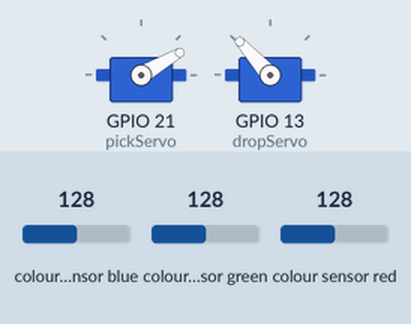
The sketch below on a simulated ESP32. Shown: 2 × servo. Wiring (inferred from the names in the program): TCS3200 colour sensor: output GPIO 18; S2 GPIO 5; S3 GPIO 19; S0 GPIO 4; S1 GPIO 2. Inputs (shaded band) come from the test bench; at power-on: colour sensor green 128, colour sensor blue 128, colour sensor red 128. What the sketch prints to the serial monitor is not drawn.

Above: at 1.2 s.
1.3 s: colour sensor green set to 5
At 1.7 s:
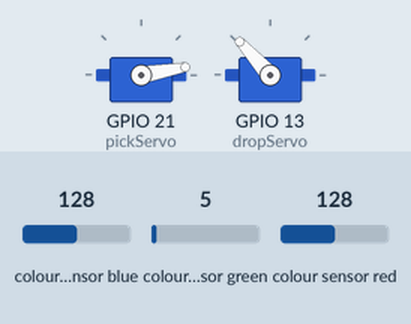
4.3 s: colour sensor green set to 105
7.3 s: colour sensor green set to 112
At 8.6 s:
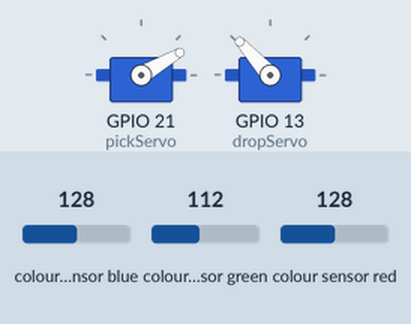
10.3 s: colour sensor green set to 22
At 11.9 s:
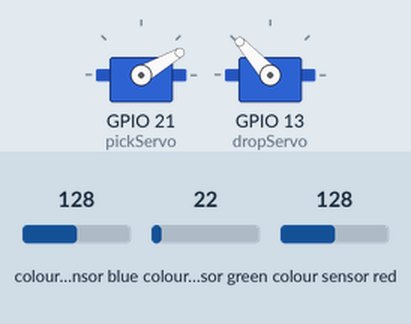
12.2 s: colour sensor green set to 128
At 13.5 s:
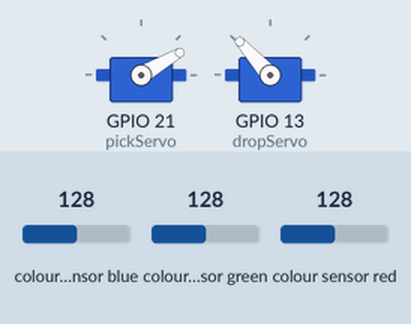
Timing chart, 0 to 16.2 s (numbered marks = the images above; inputs shaded):
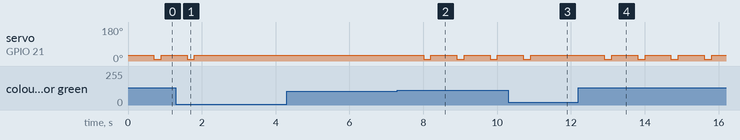

Measured:
- the behaviour switches between 107 and 108 on colour sensor green (found by bisection; images 1 and 2)
- after the input at 1.3 s, servo on GPIO 21 (pickServo): goes on until 1.8 s, then stays 30°
- after the input at 4.3 s, every drawn part: stays the same
- after the input at 7.3 s, servo on GPIO 21 (pickServo): alternates 30° for 0.70 s and 10° for 0.20 s, starting after 0.71 s
- after the input at 10.3 s, servo on GPIO 21 (pickServo): goes on until 10.9 s, then stays 30°
- after the input at 12.2 s, servo on GPIO 21 (pickServo): alternates 30° for 0.70 s and 10° for 0.20 s, starting after 0.71 s

The sketch:

colour_code.ino
```cpp
#include <ESP32Servo.h>
#include <Adafruit_Sensor.h>
#include <Adafruit_TCS34725.h>
#include<Wire.h>
Servo pickServo;
Servo dropServo;
const int s0 = 4;
const int s1 = 2;
const int s2 = 5;
const int s3 = 19;
const int out = 18;
int red = 0;
int green = 0;
int blue = 0;
int color=0;
int r=0;
int y=0;
int o=0;
int g=0;
int CLOSE_ANGLE = 30;
int OPEN_ANGLE = 10;
void setup()
{
  Serial.begin(115200);
  pinMode(s0, OUTPUT);
  pinMode(s1, OUTPUT);
  pinMode(s2, OUTPUT);
  pinMode(s3, OUTPUT);
  pinMode(out, INPUT);
  digitalWrite(s0, HIGH);
  digitalWrite(s1, HIGH);
  pickServo.attach(21);
  dropServo.attach(13);
  pickServo.write(30);
  dropServo.write(73);
}

void loop()
{
  digitalWrite(s2, LOW);
  digitalWrite(s3, LOW);
  red = pulseIn(out, digitalRead(out) == HIGH ? LOW : HIGH);
  digitalWrite(s3, HIGH);
  blue = pulseIn(out, digitalRead(out) == HIGH ? LOW : HIGH);
  digitalWrite(s2, HIGH);
  green = pulseIn(out, digitalRead(out) == HIGH ? LOW : HIGH);
  Serial.print("R Intensity:");
  Serial.print(red, DEC);
  Serial.print(" G Intensity: ");
  Serial.print(green, DEC);
  Serial.print(" B Intensity : ");
  Serial.print(blue, DEC);
  if(red<39 & red>29 & green<93 & green>83 &blue<78 & blue>69){
    dropServo.write(73);
    delay(700);
    r++;
    Serial.print("Red:");
    Serial.print(r);
    open1();
    delay(200);
    close1();
  }
  if(green<75 & green>65 & blue<68 &blue>60){
    dropServo.write(107);
    delay(700);
    o++;
    Serial.print("Orange:");
    Serial.print(o);
    open1();
    delay(200);
    close1();
  }
  if(red<46 & red>36 & green<46 & green>37){
    dropServo.write(132);
    delay(700);
    g++;
    Serial.print("Green:");
    Serial.print(g);
    open1();
    delay(200);
    close1();
  }
  if(red<34 & red>25 & green<37 & green>28 & blue<53 & blue>43){
    dropServo.write(162);
    delay(700);
    y++;
    Serial.print("Yellow:");
    Serial.print(y);
    open1();
    delay(200);
    close1();
  }
  Serial.println();
 // delay(1000);
}
void open1(){
  pickServo.write(OPEN_ANGLE);
}
void close1(){
  pickServo.write(CLOSE_ANGLE);
}
```
